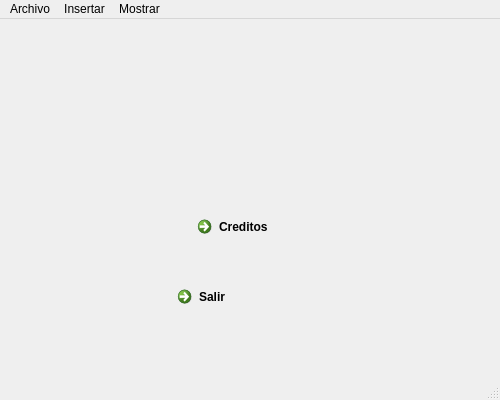
<?xml version="1.0" encoding="UTF-8"?>
<ui version="4.0">
 <class>Inicio</class>
 <widget class="QMainWindow" name="Inicio">
  <property name="geometry">
   <rect>
    <x>0</x>
    <y>0</y>
    <width>500</width>
    <height>400</height>
   </rect>
  </property>
  <property name="minimumSize">
   <size>
    <width>500</width>
    <height>400</height>
   </size>
  </property>
  <property name="windowTitle">
   <string>Inicio</string>
  </property>
  <property name="windowIcon">
   <iconset resource="img.qrc">
    <normaloff>:/new/prefix1/13.png</normaloff>:/new/prefix1/13.png</iconset>
  </property>
  <widget class="QWidget" name="centralWidget">
   <widget class="QLabel" name="label">
    <property name="geometry">
     <rect>
      <x>0</x>
      <y>0</y>
      <width>500</width>
      <height>400</height>
     </rect>
    </property>
    <property name="minimumSize">
     <size>
      <width>500</width>
      <height>400</height>
     </size>
    </property>
    <property name="autoFillBackground">
     <bool>true</bool>
    </property>
    <property name="text">
     <string/>
    </property>
    <property name="pixmap">
     <pixmap resource="img.qrc">:/new/prefix1/Sin título-1.jpg</pixmap>
    </property>
    <property name="scaledContents">
     <bool>true</bool>
    </property>
   </widget>
   <widget class="QCommandLinkButton" name="commandLinkButton">
    <property name="geometry">
     <rect>
      <x>190</x>
      <y>190</y>
      <width>201</width>
      <height>51</height>
     </rect>
    </property>
    <property name="text">
     <string>Creditos</string>
    </property>
    <property name="icon">
     <iconset resource="img.qrc">
      <normaloff>:/new/prefix1/789.jpg</normaloff>:/new/prefix1/789.jpg</iconset>
    </property>
    <property name="iconSize">
     <size>
      <width>40</width>
      <height>40</height>
     </size>
    </property>
   </widget>
   <widget class="QCommandLinkButton" name="commandLinkButton_2">
    <property name="geometry">
     <rect>
      <x>170</x>
      <y>260</y>
      <width>201</width>
      <height>51</height>
     </rect>
    </property>
    <property name="text">
     <string>Salir</string>
    </property>
    <property name="icon">
     <iconset resource="img.qrc">
      <normaloff>:/new/prefix1/iconos de menu/índice.jpeg</normaloff>:/new/prefix1/iconos de menu/índice.jpeg</iconset>
    </property>
    <property name="iconSize">
     <size>
      <width>40</width>
      <height>40</height>
     </size>
    </property>
   </widget>
  </widget>
  <widget class="QMenuBar" name="menuBar">
   <property name="geometry">
    <rect>
     <x>0</x>
     <y>0</y>
     <width>500</width>
     <height>20</height>
    </rect>
   </property>
   <widget class="QMenu" name="menuArchivo">
    <property name="title">
     <string>Archivo</string>
    </property>
    <addaction name="actionSalir"/>
   </widget>
   <widget class="QMenu" name="menuInsertar">
    <property name="title">
     <string>Insertar</string>
    </property>
    <addaction name="actionGrupo_2"/>
    <addaction name="separator"/>
    <addaction name="actionHoras_Clases_2"/>
    <addaction name="actionEstudiantes_2"/>
    <addaction name="separator"/>
   </widget>
   <widget class="QMenu" name="menuMostrar">
    <property name="title">
     <string>Mostrar</string>
    </property>
    <addaction name="actionGrupo"/>
    <addaction name="actionEstudiantes"/>
    <addaction name="separator"/>
    <addaction name="actionHoras_Clases"/>
    <addaction name="actionNotas"/>
    <addaction name="separator"/>
    <addaction name="actionLista_de_Grupos_Limpios"/>
    <addaction name="actionAsignatura_con_mas_estudiantes_suspensos_por_m_s_de_20_de_ausencias"/>
    <addaction name="separator"/>
    <addaction name="actionEstudiante_con_mas_ausencias"/>
    <addaction name="actionPromedio_de_ausencias_y_notas_por_asignatura"/>
    <addaction name="separator"/>
    <addaction name="actionListado_total_de_estudiantes_ordenado_por_notas"/>
    <addaction name="separator"/>
    <addaction name="actionPeor_estudiante_acad_micamente"/>
    <addaction name="actionMejor_estudiante_acad_micamente"/>
   </widget>
   <addaction name="menuArchivo"/>
   <addaction name="menuInsertar"/>
   <addaction name="menuMostrar"/>
  </widget>
  <widget class="QStatusBar" name="statusBar"/>
  <action name="actionSalir">
   <property name="icon">
    <iconset resource="img.qrc">
     <normaloff>:/new/prefix1/iconos de menu/índice.jpeg</normaloff>:/new/prefix1/iconos de menu/índice.jpeg</iconset>
   </property>
   <property name="text">
    <string>Salir</string>
   </property>
  </action>
  <action name="actionGrupo">
   <property name="icon">
    <iconset resource="img.qrc">
     <normaloff>:/new/prefix1/iconos de menu/asd.jpg</normaloff>:/new/prefix1/iconos de menu/asd.jpg</iconset>
   </property>
   <property name="text">
    <string>Grupo</string>
   </property>
  </action>
  <action name="actionHoras_Clases">
   <property name="icon">
    <iconset resource="img.qrc">
     <normaloff>:/new/prefix1/iconos de menu/Alpha Dista Icon 18.ico</normaloff>:/new/prefix1/iconos de menu/Alpha Dista Icon 18.ico</iconset>
   </property>
   <property name="text">
    <string>Horas Clases</string>
   </property>
  </action>
  <action name="actionEstudiantes">
   <property name="icon">
    <iconset resource="img.qrc">
     <normaloff>:/new/prefix1/iconos de menu/Male Portrait.ico</normaloff>:/new/prefix1/iconos de menu/Male Portrait.ico</iconset>
   </property>
   <property name="text">
    <string>Estudiantes</string>
   </property>
  </action>
  <action name="actionGrupo_2">
   <property name="icon">
    <iconset resource="img.qrc">
     <normaloff>:/new/prefix1/iconos de menu/hombre-de-negocios_318-72886.jpg</normaloff>:/new/prefix1/iconos de menu/hombre-de-negocios_318-72886.jpg</iconset>
   </property>
   <property name="text">
    <string>Grupo</string>
   </property>
  </action>
  <action name="actionHoras_Clases_2">
   <property name="icon">
    <iconset resource="img.qrc">
     <normaloff>:/new/prefix1/iconos de menu/asdf.jpg</normaloff>:/new/prefix1/iconos de menu/asdf.jpg</iconset>
   </property>
   <property name="text">
    <string>Horas Clases</string>
   </property>
  </action>
  <action name="actionEstudiantes_2">
   <property name="icon">
    <iconset resource="img.qrc">
     <normaloff>:/new/prefix1/iconos de menu/78.png</normaloff>:/new/prefix1/iconos de menu/78.png</iconset>
   </property>
   <property name="text">
    <string>Estudiantes</string>
   </property>
  </action>
  <action name="actionLista_de_Grupos_Limpios">
   <property name="icon">
    <iconset resource="img.qrc">
     <normaloff>:/new/prefix1/iconos de menu/1.jpg</normaloff>:/new/prefix1/iconos de menu/1.jpg</iconset>
   </property>
   <property name="text">
    <string>Lista de Grupos Limpios</string>
   </property>
  </action>
  <action name="actionEstudiante_con_mas_ausencias">
   <property name="icon">
    <iconset resource="img.qrc">
     <normaloff>:/new/prefix1/iconos de menu/Msn.ico</normaloff>:/new/prefix1/iconos de menu/Msn.ico</iconset>
   </property>
   <property name="text">
    <string>Estudiante con mas ausencias</string>
   </property>
  </action>
  <action name="actionPromedio_de_ausencias_y_notas_por_asignatura">
   <property name="icon">
    <iconset resource="img.qrc">
     <normaloff>:/new/prefix1/iconos de menu/paypal.png</normaloff>:/new/prefix1/iconos de menu/paypal.png</iconset>
   </property>
   <property name="text">
    <string>Promedio de ausencias y notas por asignatura</string>
   </property>
  </action>
  <action name="actionAsignatura_con_mas_estudiantes_suspensos_por_m_s_de_20_de_ausencias">
   <property name="icon">
    <iconset resource="img.qrc">
     <normaloff>:/new/prefix1/iconos de menu/Sin título-1.jpg</normaloff>:/new/prefix1/iconos de menu/Sin título-1.jpg</iconset>
   </property>
   <property name="text">
    <string>Asignatura con mas estudiantes suspensos por más de 20% de ausencias</string>
   </property>
  </action>
  <action name="actionMejor_estudiante_acad_micamente">
   <property name="icon">
    <iconset resource="img.qrc">
     <normaloff>:/new/prefix1/iconos de menu/índiceqwe.jpg</normaloff>:/new/prefix1/iconos de menu/índiceqwe.jpg</iconset>
   </property>
   <property name="text">
    <string>Mejor estudiante académicamente</string>
   </property>
  </action>
  <action name="actionPeor_estudiante_acad_micamente">
   <property name="icon">
    <iconset resource="img.qrc">
     <normaloff>:/new/prefix1/iconos de menu/estud.jpg</normaloff>:/new/prefix1/iconos de menu/estud.jpg</iconset>
   </property>
   <property name="text">
    <string>Peor estudiante académicamente</string>
   </property>
  </action>
  <action name="actionListado_total_de_estudiantes_ordenado_por_notas">
   <property name="icon">
    <iconset resource="img.qrc">
     <normaloff>:/new/prefix1/iconos de menu/slideshare.png</normaloff>:/new/prefix1/iconos de menu/slideshare.png</iconset>
   </property>
   <property name="text">
    <string>Listado total de estudiantes ordenado por notas</string>
   </property>
  </action>
  <action name="actionNotas">
   <property name="icon">
    <iconset resource="img.qrc">
     <normaloff>:/new/prefix1/iconos de menu/2.jpg</normaloff>:/new/prefix1/iconos de menu/2.jpg</iconset>
   </property>
   <property name="text">
    <string>Notas</string>
   </property>
  </action>
 </widget>
 <layoutdefault spacing="6" margin="11"/>
 <resources>
  <include location="img.qrc"/>
 </resources>
 <connections>
  <connection>
   <sender>actionSalir</sender>
   <signal>triggered()</signal>
   <receiver>Inicio</receiver>
   <slot>close()</slot>
   <hints>
    <hint type="sourcelabel">
     <x>-1</x>
     <y>-1</y>
    </hint>
    <hint type="destinationlabel">
     <x>218</x>
     <y>161</y>
    </hint>
   </hints>
  </connection>
  <connection>
   <sender>commandLinkButton_2</sender>
   <signal>clicked()</signal>
   <receiver>Inicio</receiver>
   <slot>close()</slot>
   <hints>
    <hint type="sourcelabel">
     <x>270</x>
     <y>250</y>
    </hint>
    <hint type="destinationlabel">
     <x>249</x>
     <y>199</y>
    </hint>
   </hints>
  </connection>
 </connections>
</ui>
